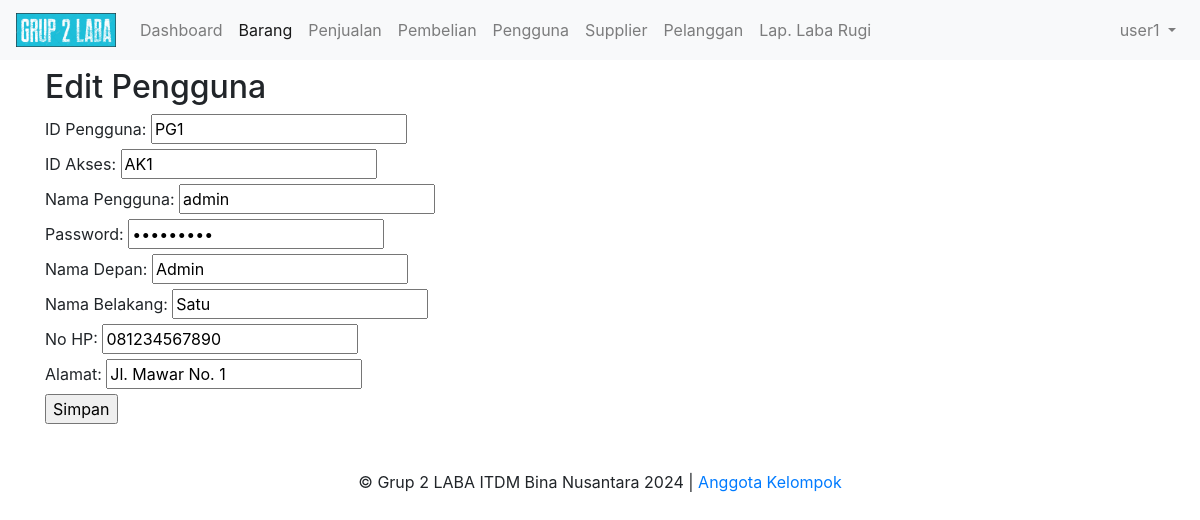
Page /pengguna/edit/PG1 (signed in) on the committed database.
### tables this page shows
CREATE TABLE `Pengguna` (
 `IdPengguna` varchar(10) NOT NULL,
 `IdAkses` varchar(10) DEFAULT NULL,
 `NamaPengguna` varchar(20) DEFAULT NULL,
 `Password` varchar(32) DEFAULT NULL,
 `NamaDepan` varchar(20) DEFAULT NULL,
 `NamaBelakang` varchar(20) DEFAULT NULL,
 `NoHP` varchar(15) DEFAULT NULL,
 `Alamat` varchar(100) DEFAULT NULL,
 PRIMARY KEY (`IdPengguna`),
 UNIQUE KEY `NamaPengguna` (`NamaPengguna`) USING BTREE,
 KEY `IdAkses` (`IdAkses`),
 CONSTRAINT `pengguna_ibfk_1` FOREIGN KEY (`IdAkses`) REFERENCES `hakakses` (`IdAkses`)
);

### core/BaseController.php (called while the page is built, shortened)
<?php
class BaseController {
    public function view($view, $data = []) {
        extract($data);
        $base_url = Config::getBaseUrl();
        require_once BASE_DIR.'views/' . $view . '.php';
    }
}

### controllers/PenggunaController.php (called while the page is built, shortened)
<?php
require_once BASE_DIR.'models/Pengguna.php';
class PenggunaController extends BaseController {
    public function edit($id) {
        $pengguna = new Pengguna();
        $data['pengguna'] = $pengguna->find($id);
        $this->view('pengguna/edit', $data);
    }
}

### index.php (called while the page is built, shortened)
<?php
require_once __DIR__.'/config/Config.php';
require_once __DIR__.'/config/MyDatabase.php';
require_once __DIR__.'/core/BaseModel.php';
require_once __DIR__.'/core/BaseController.php';
$uri = isset($_GET['url']) ? $_GET['url'] : '';
Router::route($uri);

### config/Config.php (called while the page is built, shortened)
<?php
class Config {
    public static function getBaseUrl() {
        $requestUri = $_SERVER['REQUEST_URI'];
        $pos = strpos($requestUri, '/', 1);
        $basePath = substr($requestUri, 0, $pos + 1);
        return $basePath;
    }
}

### core/BaseModel.php (called while the page is built, shortened)
<?php
class BaseModel {
    protected $conn;
    protected $table;
    protected $primaryKey;
    public function __construct() {
        $database = new MyDatabase();
        $this->conn = $database->getConnection();
    }
    public function find($id) {
        $query = "SELECT * FROM " . $this->table . " WHERE " . $this->primaryKey . " = ?";
        $stmt = $this->conn->prepare($query);
        $stmt->bindParam(1, $id);
        $stmt->execute();
        return $stmt->fetch(PDO::FETCH_ASSOC);
    }
}

### config/MyDatabase.php (called while the page is built, shortened)
<?php
class MyDatabase {
    private $host = "localhost";
    private $db_name = "tk4_grup2";
    private $username = "root";
    private $password = "";
    public function getConnection() {
        $this->conn = null;
        try {
            $this->conn = new PDO("mysql:host=" . $this->host . ";dbname=" . $this->db_name, $this->username, $this->password);
            $this->conn->exec("set names utf8");
        } catch(PDOException $exception) {
            echo "Koneksi db error: " . $exception->getMessage();
        }
        return $this->conn;
    }
}

### models/Pengguna.php (called while the page is built, shortened)
<?php
require_once BASE_DIR.'config/MyDatabase.php';
class Pengguna extends BaseModel {
    public function __construct() {
        $this->table = 'Pengguna';
        $this->primaryKey = 'IdPengguna';
    }
}

### views/pengguna/edit.php (the view, shortened to what this page needs)
<!DOCTYPE html>
<html>
<head>
    <?php include_once $base_path."views/bootstrap_header.php"; ?>
</head>
<body>
<?php include_once $base_path."views/page_header.php"; ?>
<h2 class="h2 mt-5">Edit Pengguna</h2>
<form action="<?= $base_url ?>pengguna/update/<?= $pengguna['IdPengguna'] ?>" method="POST">
    <label>ID Pengguna:</label>
    <input type="text" name="IdPengguna" value="<?= $pengguna['IdPengguna'] ?>" readonly><br>
    <label>ID Akses:</label>
    <input type="text" name="IdAkses" value="<?= $pengguna['IdAkses'] ?>"><br>
    <label>Nama Pengguna:</label>
    <input type="text" name="NamaPengguna" value="<?= $pengguna['NamaPengguna'] ?>"><br>
    <label>Password:</label>
    <input type="password" name="Password" value="<?= $pengguna['Password'] ?>"><br>
    <label>Nama Depan:</label>
    <input type="text" name="NamaDepan" value="<?= $pengguna['NamaDepan'] ?>"><br>
    <label>Nama Belakang:</label>
    <input type="text" name="NamaBelakang" value="<?= $pengguna['NamaBelakang'] ?>"><br>
    <label>No HP:</label>
    <input type="text" name="NoHP" value="<?= $pengguna['NoHP'] ?>"><br>
    <label>Alamat:</label>
    <input type="text" name="Alamat" value="<?= $pengguna['Alamat'] ?>"><br>
    <input type="submit" value="Simpan">
</form>
<?php include_once $base_path."views/page_footer.php"; ?>
</body>
</html>

### views/bootstrap_header.php (style rules this page uses)
body { padding: 20px; }

### rows in the picture
pengguna: IdPengguna "PG1", IdAkses "AK1", NamaPengguna "admin", NamaDepan "Admin", NamaBelakang "Satu", NoHP "081234567890", Alamat "Jl. Mawar No. 1"

### other values in the picture
$user['NamaPengguna'] "user1"
